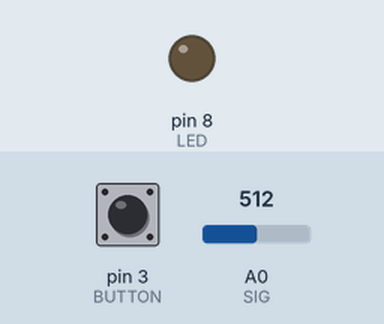
A sketch run on a simulated Arduino Nano, built with avr-gcc and run on an emulated ATmega328P. Shown: output pins drawn as LEDs (lit = HIGH). The inputs (shaded band) are chosen by the test bench; at power-on: pin 3 (BUTTON) HIGH, A0 (SIG) = 512. No radio packets arrive unless stated; pins used as bus, display or sensor lines are not drawn.

Above: at 1.2 s.
1.3 s: pin 3 (BUTTON) pulled LOW for 0.15 s
At 5.6 s:
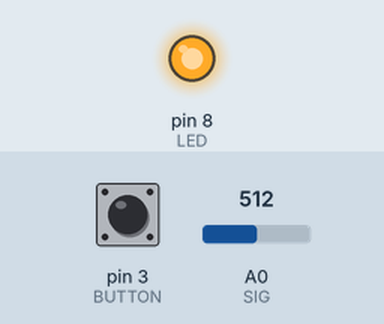
Timing chart, 0 to 8.8 s (numbered marks = the images above; inputs shaded):
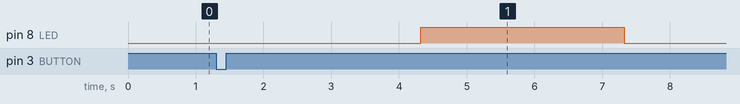

Measured:
- after the input at 1.3 s, pin 8 (LED): LOW → HIGH after 3.0 s, → LOW 3.0 s later

The sketch:

BionicArmTX.ino
```cpp
/*
  Первая часть скетча для первой Ардуины,
  которая присоеденяется к перчатке, которая
  управляет бионическую руку,
  напечатанную на 3Д принтере, с помощю
  Arduino Nano, серво приводов,
  расширителя аналоговых пинов на базе
  здвигового регистра CD74HC4067, потонциометров
  и шилда для серв PCA9685

  By Dairis Mivreniks 2020
*/


//******************************** НАСТРОЙКИ *********************************************

// Пины подключение аналогового мултиплексора
#define S0 7
#define S1 6
#define S2 5
#define S3 4
#define SIG A0

#define BUTTON 3
#define LED 8


#define SERVOMIN  145 // Минимальное время импульса
#define SERVOMAX  515 // Максимальное время импульса


//***************************** ДЛЯ РАЗРАБОТЧИКОВ *****************************

#include <SPI.h>
#include "nRF24L01.h"
#include "RF24.h"

RF24 radio (9, 10); // создать модуль на пинах 9 и 10 для Нано и Уно

byte address[][6] = {"1Node", "2Node", "3Node", "4Node", "5Node", "6Node"}; //возможные номера труб

int cont[17];
int setPot[17][2];

byte gotByte;

boolean butt;


void setup() {

  Serial.begin(9600);

  radio.begin();

  radio.setAutoAck(1);         //режим подтверждения приёма, 1 вкл 0 выкл
  radio.setRetries(0, 15);    //(время между попыткой достучаться, число попыток)
  radio.enableAckPayload();    //разрешить отсылку данных в ответ на входящий сигнал
  radio.setPayloadSize(32);     //размер пакета, в байтах

  radio.openWritingPipe(address[0]);   //мы - труба 0, открываем канал для передачи данных
  radio.setChannel(0x60);  //выбираем канал (в котором нет шумов!)

  radio.setPALevel (RF24_PA_MAX); //уровень мощности передатчика. На выбор RF24_PA_MIN, RF24_PA_LOW, RF24_PA_HIGH, RF24_PA_MAX
  radio.setDataRate (RF24_2MBPS); //скорость обмена. На выбор RF24_2MBPS, RF24_1MBPS, RF24_250KBPS
  //должна быть одинакова на приёмнике и передатчике!
  //при самой низкой скорости имеем самую высокую чувствительность и дальность!!
  // ВНИМАНИЕ!!! enableAckPayload НЕ РАБОТАЕТ НА СКОРОСТИ 250 kbps!

  radio.powerUp(); //начать работу
  radio.stopListening();  //не слушаем радиоэфир, мы передатчик

  pinMode(BUTTON, INPUT_PULLUP);
  pinMode(LED, OUTPUT);

  pinMode(S0, OUTPUT);
  pinMode(S1, OUTPUT);
  pinMode(S2, OUTPUT);
  pinMode(S3, OUTPUT);


  digitalWrite(S0, LOW);
  digitalWrite(S1, LOW);
  digitalWrite(S2, LOW);
  digitalWrite(S3, LOW);

  digitalWrite(LED, false);

}


void loop() {

  butt = !digitalRead(BUTTON);


  if (butt == 1) {

    delay(3000);

    for (byte val = 0; val < 16; val++) {
      setPot[val][0] = readMux(val);
    }

    digitalWrite(LED, true);
    delay(3000);

    for (byte hi = 0; hi < 16; hi++) {
      setPot[hi][1] = readMux(hi);
    }

    digitalWrite(LED, false);
  }


  for (int i = 0; i < 16; i ++) {
    cont[i] = readMux(i);

    radio.write(&cont, sizeof(cont));

  }
}


int readMux(int channel) {
  int controlPin[] = {S0, S1, S2, S3};

  int muxChannel[16][4] = {
    {0, 0, 0, 0}, //channel 0
    {1, 0, 0, 0}, //channel 1
    {0, 1, 0, 0}, //channel 2
    {1, 1, 0, 0}, //channel 3
    {0, 0, 1, 0}, //channel 4
    {1, 0, 1, 0}, //channel 5
    {0, 1, 1, 0}, //channel 6
    {1, 1, 1, 0}, //channel 7
    {0, 0, 0, 1}, //channel 8
    {1, 0, 0, 1}, //channel 9
    {0, 1, 0, 1}, //channel 10
    {1, 1, 0, 1}, //channel 11
    {0, 0, 1, 1}, //channel 12
    {1, 0, 1, 1}, //channel 13
    {0, 1, 1, 1}, //channel 14
    {1, 1, 1, 1} //channel 15
  };

  //loop through the 4 sig
  for (int i = 0; i < 4; i ++) {
    digitalWrite(controlPin[i], muxChannel[channel][i]);
  }

  // читать значение с аналогого пина SIG
  int val = analogRead(SIG);
  val = map(val, setPot[channel][1], setPot[channel][0], SERVOMIN, SERVOMAX);
  val = constrain(val, SERVOMIN, SERVOMAX);
  //val = map(val, 0, 1023, SERVOMIN, SERVOMAX); // Меняем диапазон для работы с сервами

  // возращаем значение val
  return val;
}
```
